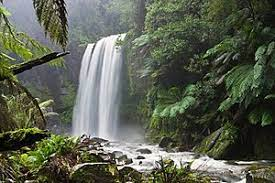
#> input picture data/img.jpg, 275 x 183 px, found by its file name
$ python c2_histogramEqualization.py
#> lines starting #> are read from the running program, lines starting #| are printed output that depends on the picture
from matplotlib import pyplot as plt
import cv2, numpy as np

img1 = cv2.imread('data/img.jpg', cv2.IMREAD_GRAYSCALE)
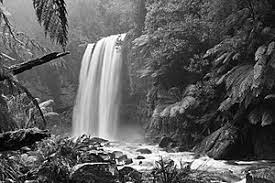
#> img1: shape (183, 275); min 0, max 255, mean 93.3

res1 = cv2.equalizeHist(img1)
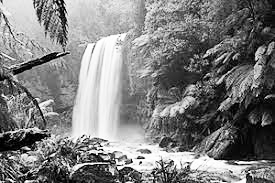
#> res1: shape (183, 275); min 0, max 255, mean 127.3
ch1 = [0]; ranges1 = [0, 256]; histSize1 = [256]
hist1 = cv2.calcHist([img1], ch1, None, histSize1, ranges1)
#> hist1 = 256 values, max 407 at index 80, min 18 at index 253, mean 196.6
hist2 = cv2.calcHist([res1], ch1, None, histSize1, ranges1)
#> hist2 = 256 values, max 407 at index 118, min 0 at index 9, mean 196.6

multi_lut = np.full(shape=[256], fill_value=0, dtype=np.uint8)
log_lut = np.full(shape=[256], fill_value=0, dtype=np.uint8)
invol1_lut = np.full(shape=[256], fill_value=0, dtype=np.uint8)
multi_v = 2; gamma1 = 0.4
thres1 = 5; thres2 = 100
max_v_log = 255/ np.log(1+255)
max_v_invol1 = 255/ np.power(255, gamma1)

for i in range(256):
    val = i * multi_v
    if val > 255 : val = 255
    multi_lut[i] = val
    log_lut[i] = np.round(max_v_log * np.log(1+i))
    invol1_lut[i] = np.round(max_v_invol1 * np.power(i, gamma1))

res2 = cv2.LUT(img1, multi_lut)
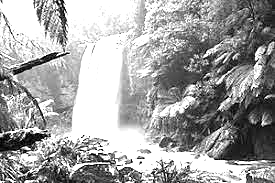
#> res2: shape (183, 275); min 0, max 255, mean 163.3
res3 = cv2.LUT(img1, log_lut)
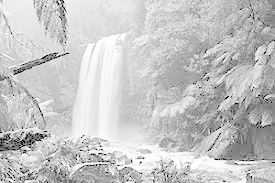
#> res3: shape (183, 275); min 0, max 255, mean 197.6
res4 = cv2.LUT(img1, invol1_lut)
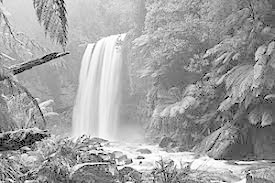
#> res4: shape (183, 275); min 0, max 255, mean 161.4
hist3 = cv2.calcHist([res2], ch1, None, histSize1, ranges1)
#> hist3 = 256 values, max 13178 at index 255, min 0 at index 1, mean 196.6
hist4 = cv2.calcHist([res3], ch1, None, histSize1, ranges1)
#> hist4 = 256 values, max 832 at index 214, min 0 at index 1, mean 196.6
hist5 = cv2.calcHist([res4], ch1, None, histSize1, ranges1)
#> hist5 = 256 values, max 780 at index 164, min 0 at index 1, mean 196.6

bin_x1 = np.arange(256)

plt.title('Histogram')
plt.xlabel('Bin')
plt.ylabel('Frequency')
plt.plot(bin_x1, hist1, color='b')
plt.bar(bin_x1, hist2[:,0], width=6, color='r')
# plt.bar(bin_x1, hist3[:,0], width=6, color='g')
# plt.bar(bin_x1, hist4[:,0], width=6, color='b')
# plt.bar(bin_x1, hist5[:,0], width=6, color='r')
plt.show()
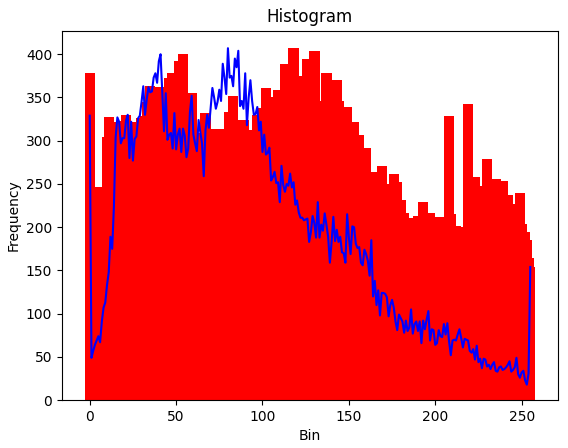
#> figure drawn by matplotlib, 1 panel; tallest bar 407 high, from x = 115 to 121; curve peaks at x = 80, y = 407

$ run again, with data/pic.jpg copied over data/img.jpg
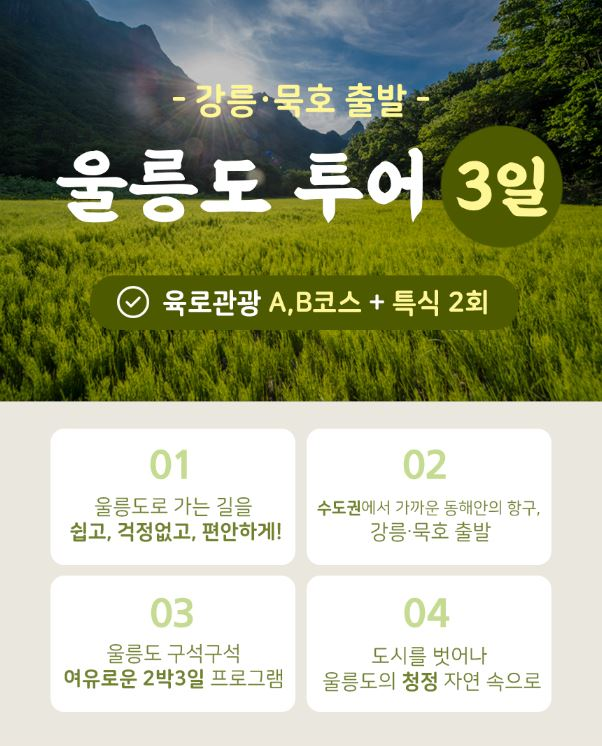
#> input picture data/pic.jpg, 602 x 746 px, found by its file name
#> hist1 = 256 values, max 107147 at index 255, min 155 at index 197, mean 1754.3
#> hist2 = 256 values, max 107147 at index 255, min 0 at index 51, mean 1754.3
#> `res4 = cv2.LUT(img1, invol1_lut)`:
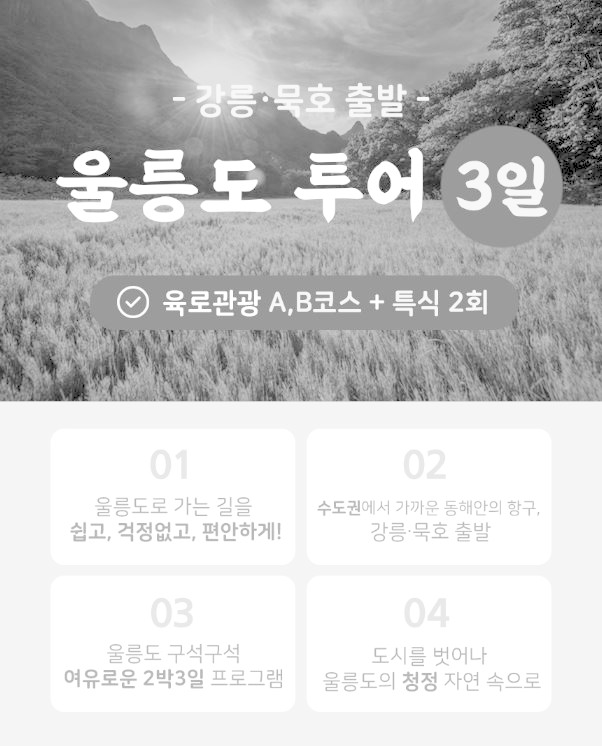
#> res4: shape (746, 602); min 0, max 255, mean 201.7
#> hist3 = 256 values, max 243424 at index 255, min 0 at index 1, mean 1754.3
#> hist4 = 256 values, max 116899 at index 255, min 0 at index 1, mean 1754.3
#> hist5 = 256 values, max 112326 at index 255, min 0 at index 1, mean 1754.3
#> `plt.show()`:
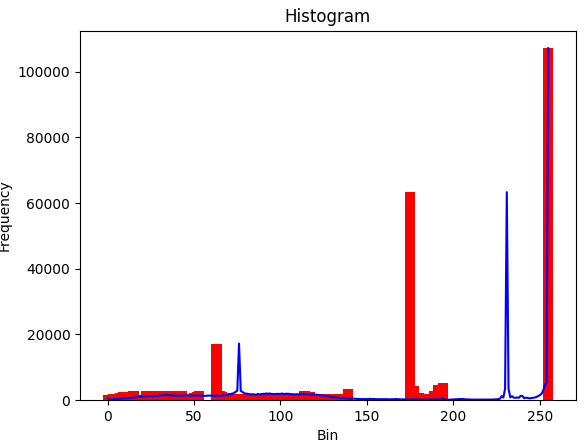
#> figure drawn by matplotlib, 1 panel; tallest bar 107147 high, from x = 252 to 258; curve peaks at x = 255, y = 107147
